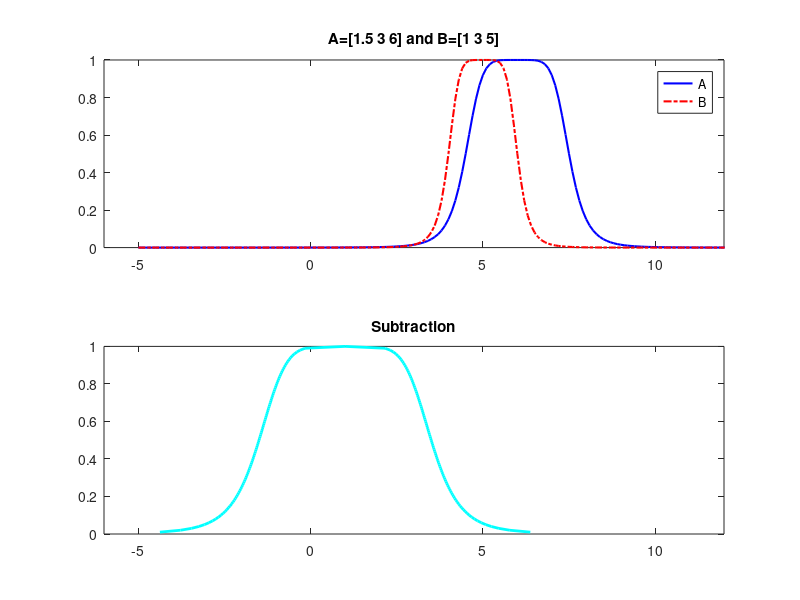

This figure's MATLAB source:
clear
clc
%  Shahab Sotudian--94125091
% Bell-shaped   Number Operations
% Bell-shaped   Number A
a1=1.5;
b1=3;
c1=6;

% Bell-shaped   Number B
a2=1;
b2=3;
c2=5;

alfa=0;
y=[];
l = -5:0.1:15;

% alfa cut
A=[(c1-a1*(((1/alfa)-1).^(0.5/b1))),(c1+a1*(((1/alfa)-1).^(0.5/b1)))];
B=[(c2-a2*(((1/alfa)-1).^(0.5/b2))),(c2+a2*(((1/alfa)-1).^(0.5/b2)))];

% Subtraction
for i=1:1:101
    alfa=(i-1)/100;
   y(i)=alfa;
s1(i)=(c1-a1*(((1/alfa)-1).^(0.5/b1)))-(c2+a2*(((1/alfa)-1).^(0.5/b2)));
s2(i)=(c1+a1*(((1/alfa)-1).^(0.5/b1)))-(c2-a2*(((1/alfa)-1).^(0.5/b2)));


end



    subplot(211)
h1=gbellmf(l,[1.5 3 6]);
plot(l,h1,'b','linewidth',1.5)
hold on
h2=gbellmf(l,[1 3 5]);
plot(l,h2,'r-.','linewidth',1.5)
title('A=[1.5 3 6] and B=[1 3 5]')
axis([-6,12,0,1])
legend('A','B')
    subplot(212)
plot(s1,y,'c','linewidth',2)
hold on
plot(s2,y,'c','linewidth',2)
axis([-6,12,0,1])
title('Subtraction')
